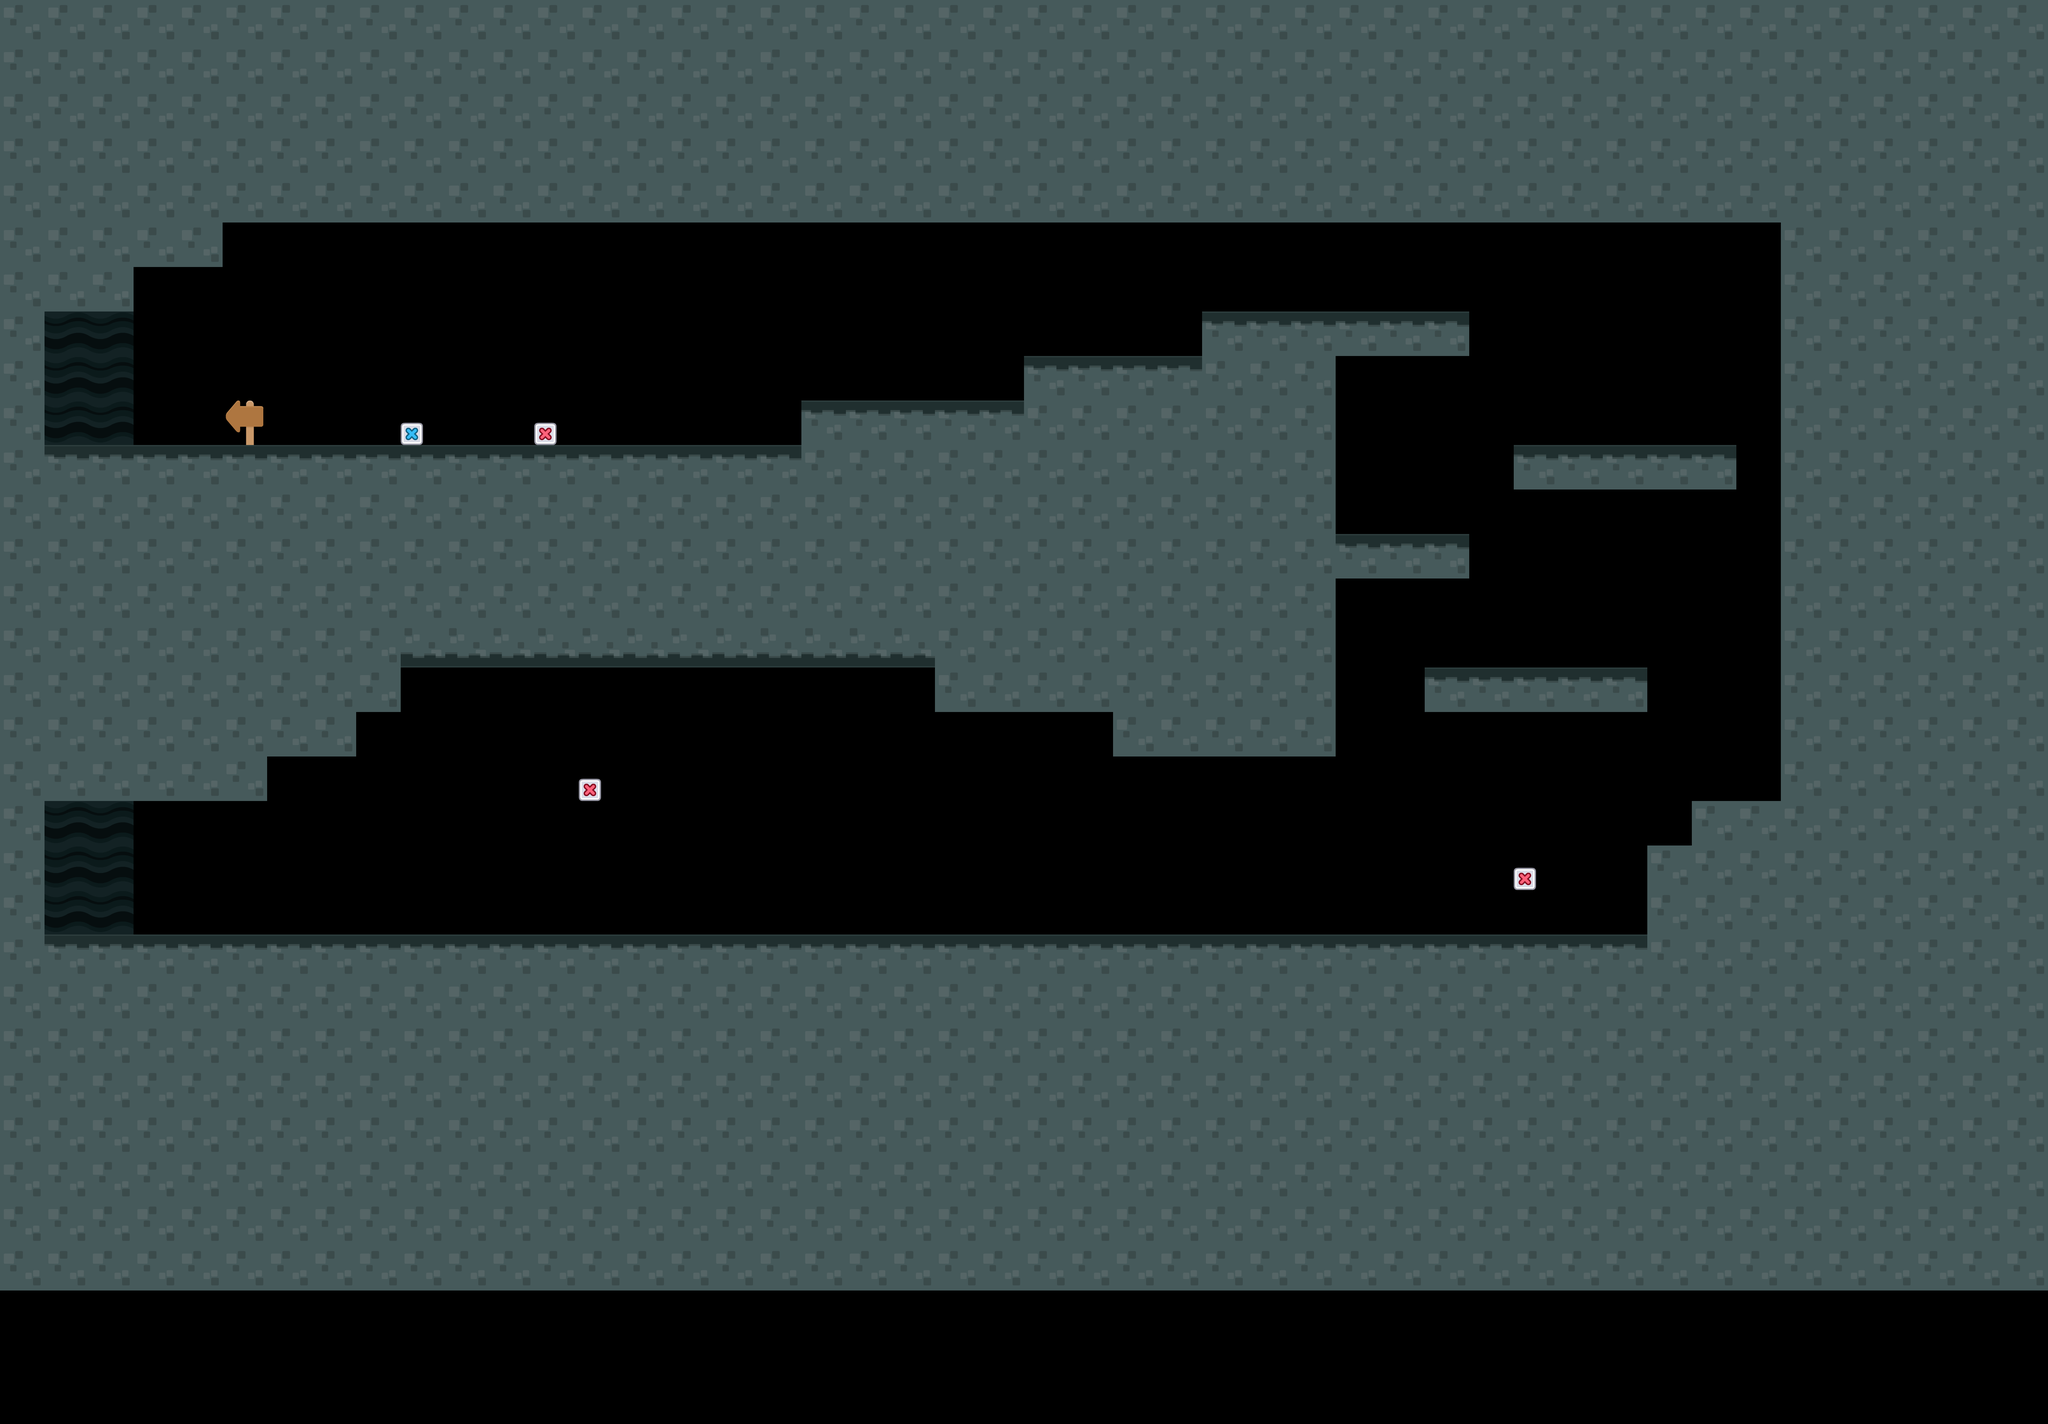

Rendered tile map (Tiled .tmx) drawn with the repository's tilesets; below, a short description and the map source with its tile grids summarised:
An orthogonal 46x32 tile map with 128x128 px tiles, 5 tile layers (Platforms, Load Zone, Enemy Spawn, Background, ...), 5 tilesets.

<map version="1.10" tiledversion="1.11.2" orientation="orthogonal" renderorder="right-down" width="46" height="32" tilewidth="128" tileheight="128" infinite="0" nextlayerid="6" nextobjectid="1">
 <tileset firstgid="1" source="../tilesets/groundStone.tsx" />
 <tileset firstgid="16" source="../tilesets/load.tsx" />
 <tileset firstgid="34" source="../tilesets/enemy.tsx" />
 <tileset firstgid="51" source="../tilesets/groundSand.tsx" />
 <tileset firstgid="58" source="../tilesets/groundMarble.tsx" />
 <layer id="1" name="Platforms" width="46" height="32">
  <data>[1472 cells, 363 non-empty, 3 distinct tile ids]</data>
 </layer>
 <layer id="2" name="Load Zone" width="46" height="32">
  <data>[1472 cells, 12 non-empty, 2 distinct tile ids]</data>
 </layer>
 <layer id="5" name="Enemy Spawn" width="46" height="32">
  <data>[1472 cells, 4 non-empty, 3 distinct tile ids]</data>
 </layer>
 <layer id="3" name="Background" width="46" height="32">
  <data>[1472 cells, 13 non-empty, 2 distinct tile ids]</data>
 </layer>
 <layer id="4" name="Foreground" width="46" height="32">
  <data>[1472 cells, 596 non-empty, 2 distinct tile ids]</data>
 </layer>
</map>
